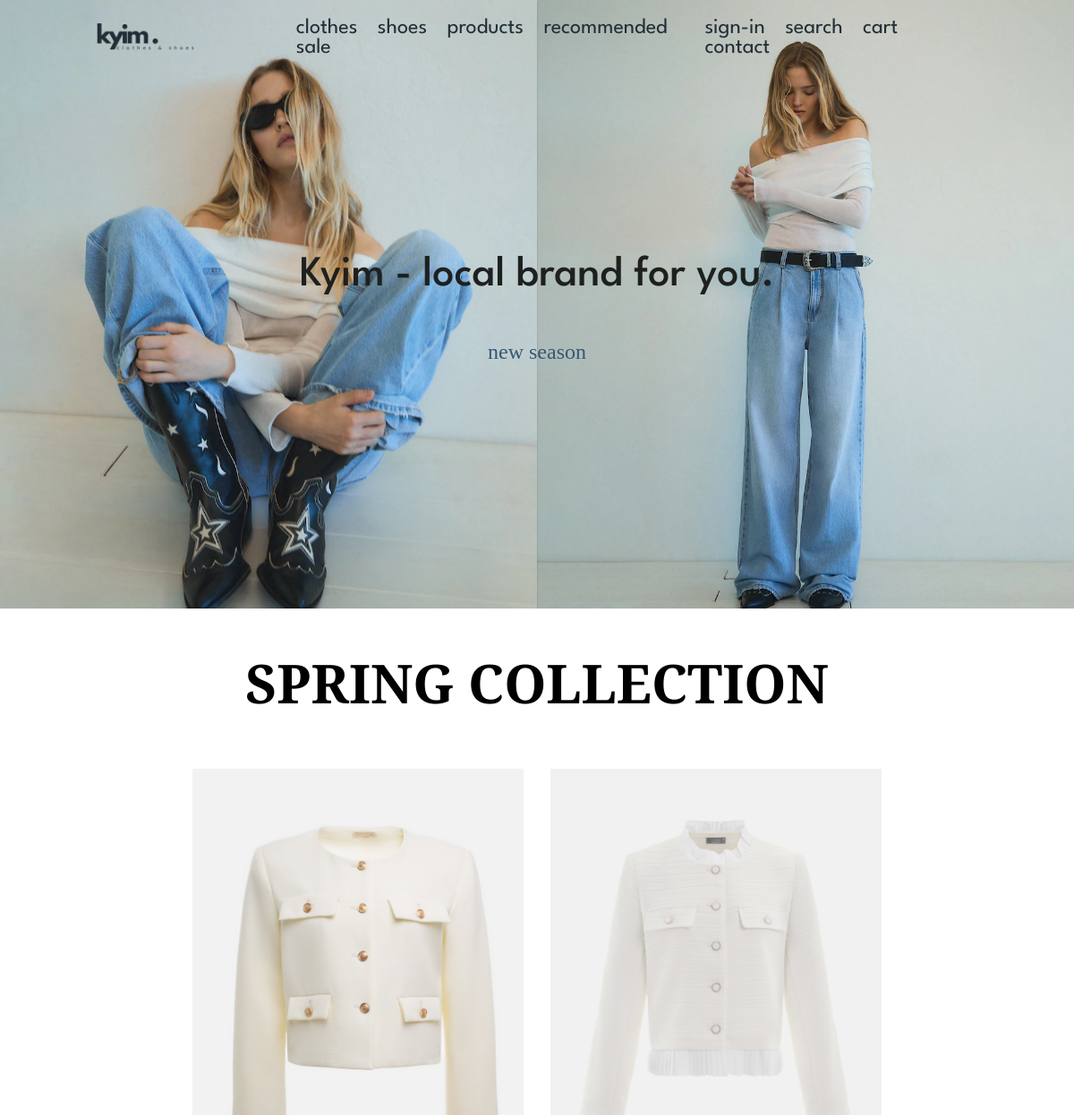
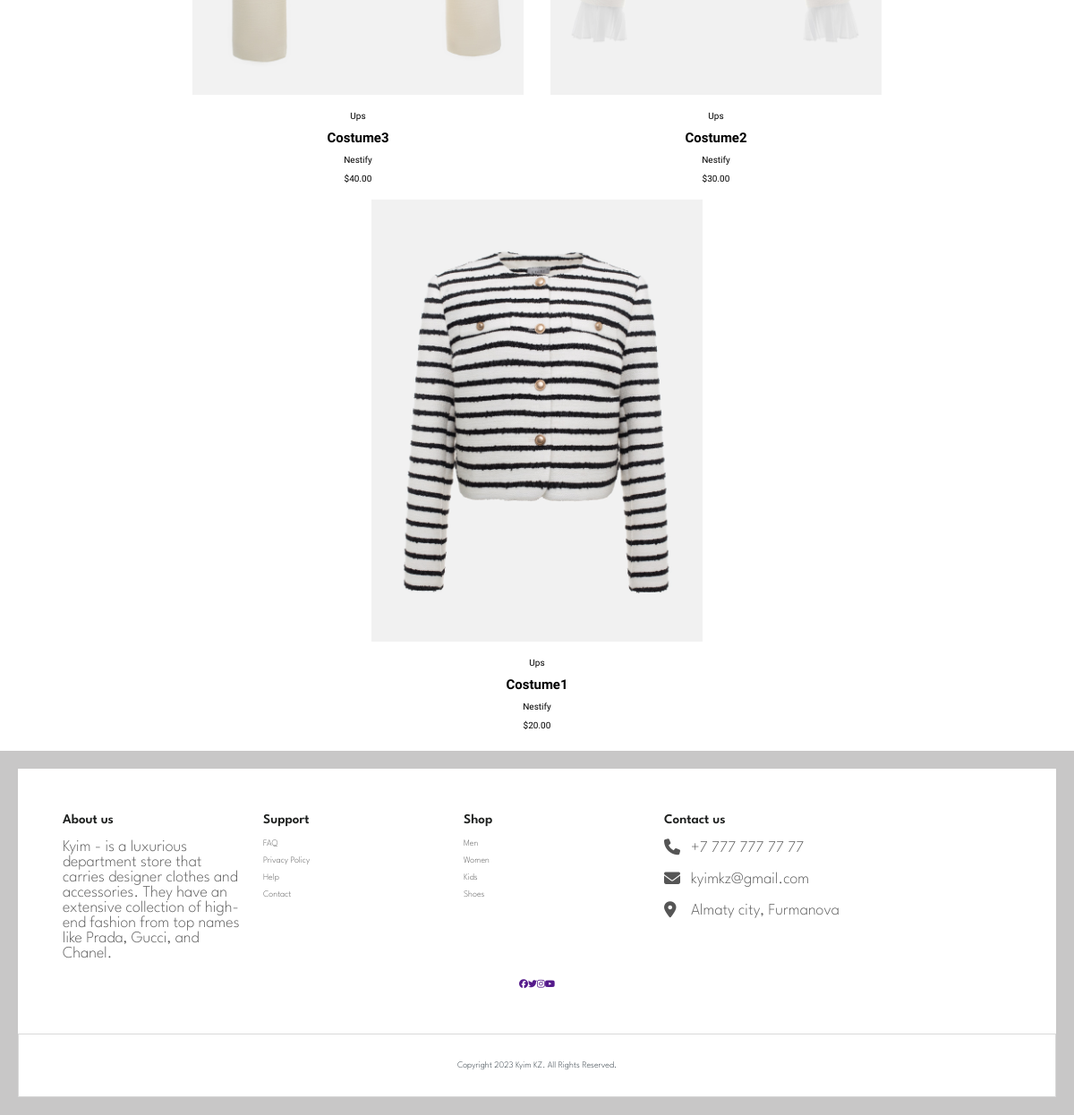
The page / on the database its author committed (2 pictures, top to bottom).
### core/models.py (models this page shows, shortened)
class Product(models.Model):
    pid = ShortUUIDField(unique=True, length=10, max_length=20, alphabet="abcdefgh12345")
    user = models.ForeignKey(User, on_delete=models.SET_NULL, null=True)
    category = models.ForeignKey(Category, on_delete=models.SET_NULL, null=True, related_name="category")
    vendor = models.ForeignKey(Vendor, on_delete=models.SET_NULL, null=True)
    title = models.CharField(max_length=100, default="Some clothes")
    image = models.ImageField (upload_to=user_directory_path, default="product.jpg")
    description = models.TextField(null=True, blank=True, default="This is the product")
    price = models.DecimalField (max_digits=99999999999999, decimal_places=2, default="1.99")#could be changed in future
    old_price = models.DecimalField (max_digits=99999999999999, decimal_places=2, default="2.99")#could be changed in future
    specifications = models.TextField(null=True, blank=True)
    product_status = models. CharField (choices=STATUS, max_length=10, default="in_review")
    status = models. BooleanField(default=True)
    in_stock = models. BooleanField (default=True)
    featured = models. BooleanField (default=False)
    digital = models. BooleanField (default=False)
    sku = ShortUUIDField(unique=True, length=4, max_length=10, prefix="sku", alphabet="1234567890")
    date = models.DateTimeField (auto_now_add=True)
    updated = models. DateTimeField(null=True, blank=True)
    class Meta:
        verbose_name_plural = "Products"

class Category(models.Model):
    cid = ShortUUIDField(unique=True, length=10, max_length=20, prefix="cat", alphabet="abcdefgh12345")
    title = models.CharField(max_length=100, default="clothes")
    image = models.ImageField (upload_to="category", default="category.jpg")
    class Meta:
        verbose_name_plural = "Categories"

class Vendor(models.Model):
    vid = ShortUUIDField (unique=True, length=10, max_length=20, prefix="ven", alphabet="abcdefgh12345")
    title = models.CharField(max_length=100, default="Nestify")
    image = models.ImageField (upload_to=user_directory_path, default="vendor.jpg")
    description = models.TextField(null=True, blank=True, default="I am an amazing vendor")
    address = models.CharField (max_length=100, default="123 Main Street.")
    contact = models.CharField(max_length=100, default="+123 (456) 789")
    chat_resp_time = models.CharField(max_length=100, default="100")
    shipping_on_time = models.CharField (max_length=100, default="100")
    authentic_rating = models.CharField (max_length=100, default="100")
    days_return = models.CharField (max_length=100, default="100")
    warranty_period = models.CharField(max_length=100, default="100")
    user = models.ForeignKey(User, on_delete=models.SET_NULL, null=True)
    class Meta:
        verbose_name_plural = "Vendors"

### core/views.py (the view)
# urls.py: path("", index, name="index"),
def index(request):
    products = Product.objects.filter(featured=True).order_by("-id") #this part will allow to list products in landing page, also ordered for latest products to be first shown
    context = {
        "products": products
    }
    return render(request, 'core/index.html', context)

### templates/core/index.html (shortened to what this page needs)
{% extends 'partials/base.html' %}
{% load static %}
{% block content %}
<!DOCTYPE html>
<html lang="en">
<head>
  <link rel="stylesheet" href="{% static 'assets/css/style.css' %}">
  <link rel="stylesheet" href="https://cdnjs.cloudflare.com/ajax/libs/font-awesome/6.0.0/css/all.min.css">
  <link rel="stylesheet" href="https://cdnjs.cloudflare.com/ajax/libs/font-awesome/6.5.1/css/all.min.css">
</head>
<body>
      <section class="home">
        <div class="container">
          <div class="image"><img src="{% static 'assets/images/logo/kyim.webp' %}" alt="" class="index"></div>
          <div class="content">
            <h1 class="title"> Kyim - local brand for you. </h1>
            <div class="button">
              <a href="#new_collection" class="btn"> new season </a>
            </div>
          </div>
        </div>
      </section>
      <div class="new_season">
        <div class="h1" id="new_collection">
          <h1> SPRING COLLECTION </h1>
        </div>
        <div class="gen">
          {% for p in products %}
            <div class="pic">
              <img src="{{ p.image.url }}" alt="" class="imgpic">
              <div class="cat">
                <p>{{ p.category.title }}</p>
                <h2>{{ p.title }}</h2>
                <p>{{ p.vendor.title }}</p>
                <p>${{ p.price }}</p>
              </div>
            </div>
          {% endfor %}
        </div>
      </div>
    {% endblock %}

### static/assets/css/style.css (style rules this page uses)
* { margin: 0; padding: 0; box-sizing: border-box; text-decoration: none; transition: .2s linear; }
html { font-size: 62.5%; }
.container { position: relative; text-align: center; }
.image img { width: 100%; }
.content { position: absolute; top: 50%; left: 50%; transform: translate(-50%, -50%); background: transparent; margin-top: 30px; }
.title { background-color: transparent; font-size:4vw; color: #1e201f; font-weight: 500; font-family: "League Spartan", sans-serif; }
.button { padding: 50px; background-color: transparent; }
.btn { background-color: transparent; font-size:2vw; color: #375873; font-family: "Bodoni Moda", serif; }
.new_season { display: flex; justify-content: center; align-items: center; flex-direction: column; }
.gen { display: flex; justify-content: center; align-items: center; flex-wrap: wrap; padding: 20px; font-family: "Bona Nova", serif; font-weight: 400; font-style: normal; }
.pic { display: flex; justify-content: center; align-items: center; flex-direction: column; }
.imgpic { width: 100%; max-width: 400px; height: auto; padding: 15px; }
.cat { padding: 3px; display: flex; justify-content: center; align-items: center; flex-direction: column; gap: 10px; }
.h1 { display: flex; justify-content: center; align-items: center; margin: 20px; padding-top: 20px; font-size: 2.5vw; font-weight: 300; }
h1 { font-family: "Bodoni Moda", serif; }

### rows shown on the page
Product: image (picture), category "Ups", title "Costume3", vendor "Nestify", price "40.00"
Product: image (picture), category "Ups", title "Costume2", vendor "Nestify", price "30.00"
Product: image (picture), category "Ups", title "Costume1", vendor "Nestify", price "20.00"
